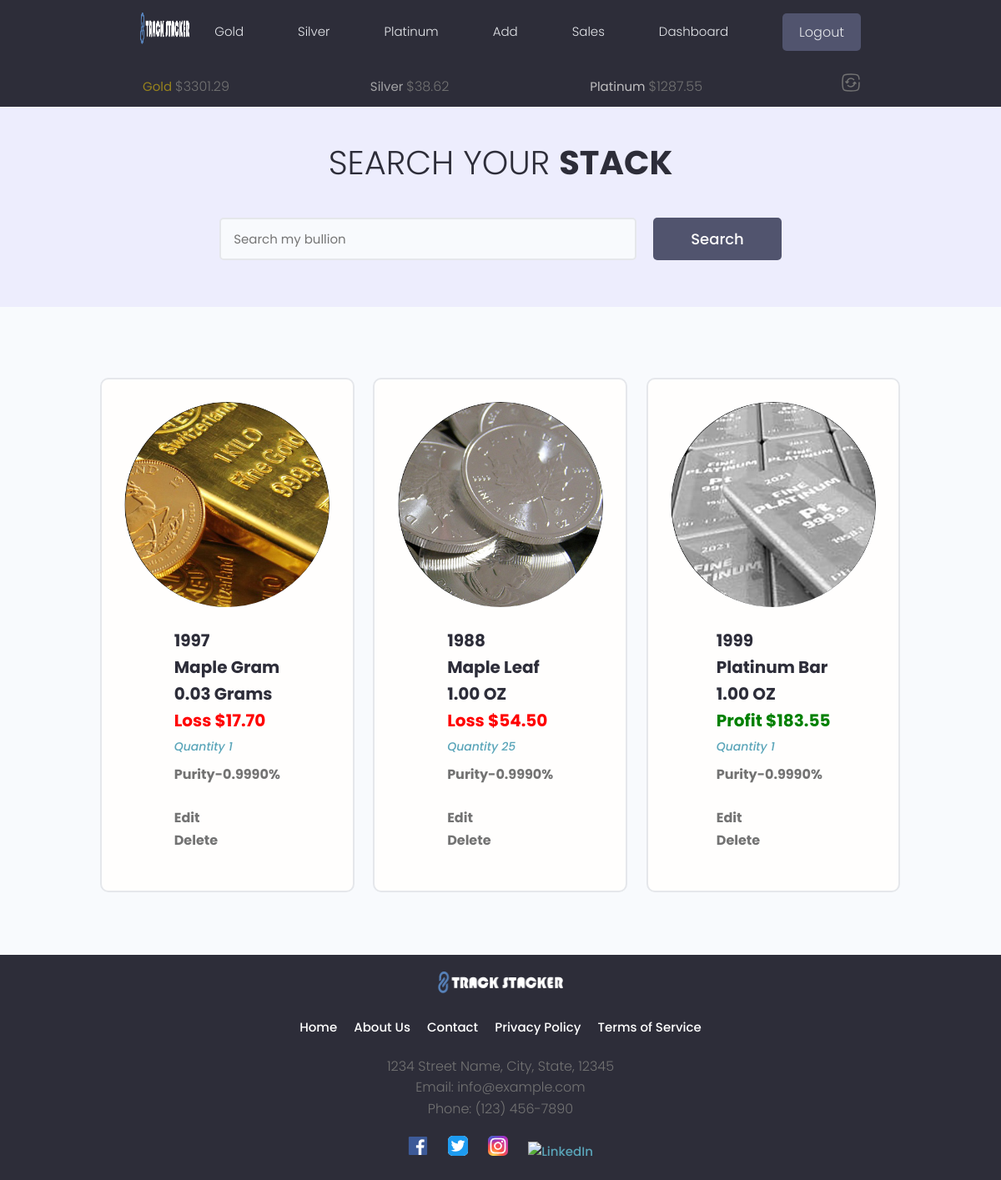
Page /search-stack/ (signed in) on the committed database.
### tracker/models.py (models this page shows, shortened)
class MetalsData(models.Model):
    owner = models.OneToOneField(Profile, on_delete=models.CASCADE)
    timestamp = models.IntegerField(default=0)
    rates = models.JSONField(default=dict)
    currency = models.CharField(max_length=30)
    current_gold_price = models.DecimalField(max_digits=30, decimal_places=2, default=0)
    current_silver_price = models.DecimalField(max_digits=30, decimal_places=2, default=0)
    current_platinum_price = models.DecimalField(max_digits=30, decimal_places=2, default=0)
    class Meta:
        verbose_name_plural = "Metals Data"

class Gold(models.Model):
    METAL_TYPES = (
        ('gold', 'Gold'),
        ('silver', 'Silver'),
        ('platinum', 'Platinum'),
    )
    BAR_ROUND_MISC = (
        ('bar', 'Bar'),
        ('round', 'Round'),
        ('misc', 'Misc'),
    )
    UNIT_CHOICES = [
        ('GRAMS', 'Grams'),
        ('TROY_OUNCES', 'Troy Ounces'),
    ]
    COA_PRESENT = [
        ('yes', 'Yes'),
        ('no', 'No'),
    ]
    owner = models.ForeignKey(Profile, on_delete=models.CASCADE, default=None, null=True, blank=True, unique=False)
    metal_type = models.CharField(max_length=100, choices=METAL_TYPES, default='')
    item_type = models.CharField(max_length=100, choices=BAR_ROUND_MISC, default='round')
    coa_present = models.CharField(max_length=100, choices=COA_PRESENT, default='no')
    item_year =models.PositiveIntegerField(null=True, blank=True, default=None)
    item_name = models.CharField(max_length=100)
    item_about = models.TextField(max_length=500, null=True, blank=True, default="")
    featured_image = models.ImageField(default='images/gold_avatar.jpg', null=True, blank=True)
    purity = models.DecimalField(max_digits=15, decimal_places=4, null=True, blank=True)
    quantity = models.IntegerField()
    weight_troy_oz = models.DecimalField(max_digits=30, decimal_places=4)
    weight_grams = models.DecimalField(max_digits=30, decimal_places=4, default=0.00)
    cost_to_purchase = models.DecimalField(max_digits=20, decimal_places=2)
    spot_at_purchase = models.DecimalField(max_digits=20, decimal_places=2, null=True, blank=True, default=None)
    premium = models.DecimalField(max_digits=20, decimal_places=2, null=True, blank=True, default=0.00)
    shipping_cost = models.DecimalField(max_digits=15, decimal_places=2, null=True, blank=True)
    purchased_from = models.CharField(max_length=100)
    created = models.DateTimeField(auto_now_add=True)
    cost_per_unit = models.DecimalField(max_digits=20, decimal_places=2, null=True, blank=True, default=0.00)
    total_cost_per_unit = models.DecimalField(max_digits=20, decimal_places=2, null=True, blank=True, default=0.00)
    weight_per_unit = models.DecimalField(max_digits=20, decimal_places=4, default=0.00)
    initial_weight_unit = models.CharField(max_length=50, choices=UNIT_CHOICES, default='TROY_OUNCES')
    id = models.UUIDField(default=uuid.uuid4, primary_key=True, editable=False)
    class Meta:
        verbose_name_plural = "Gold"
    def calculate_profit(self, spot_price):
        if self.quantity > 0:
            try:
                melt_value = Decimal(self.weight_troy_oz) * Decimal(spot_price)
                profit = melt_value - (self.total_cost_per_unit * self.quantity)
            except Exception as e:
                print(f'There has been an error {e}')
            return profit
        else:
            profit = 0.00
            return profit

class Silver(models.Model):
    METAL_TYPES = (
        ('gold', 'Gold'),
        ('silver', 'Silver'),
        ('platinum', 'Platinum'),
    )
    BAR_ROUND_MISC = (
        ('bar', 'Bar'),
        ('round', 'Round'),
        ('misc', 'Misc'),
    )
    UNIT_CHOICES = [
        ('GRAMS', 'Grams'),
        ('TROY_OUNCES', 'Troy Ounces'),
    ]
    COA_PRESENT = [
        ('yes', 'Yes'),
        ('no', 'No'),
    ]
    owner = models.ForeignKey(Profile, on_delete=models.CASCADE, default=None, null=True, blank=True, unique=False)
    metal_type = models.CharField(max_length=100, choices=METAL_TYPES, default='')
    item_type = models.CharField(max_length=100, choices=BAR_ROUND_MISC, default='round')
    coa_present = models.CharField(max_length=100, choices=COA_PRESENT, default='no')
    item_year =models.PositiveIntegerField(null=True, blank=True, default=None)
    item_name = models.CharField(max_length=100)
    item_about = models.TextField(max_length=500, null=True, blank=True, default="")
    featured_image = models.ImageField(default='images/silver_avatar.jpg', null=True, blank=True)
    purity = models.DecimalField(max_digits=15, decimal_places=4, null=True, blank=True)
    quantity = models.IntegerField()
    weight_troy_oz = models.DecimalField(max_digits=30, decimal_places=4)
    weight_grams = models.DecimalField(max_digits=30, decimal_places=4, default=0.00)
    cost_to_purchase = models.DecimalField(max_digits=20, decimal_places=2)
    spot_at_purchase = models.DecimalField(max_digits=20, decimal_places=2, null=True, blank=True, default=None)
    premium = models.DecimalField(max_digits=20, decimal_places=2, null=True, blank=True, default=0.00)
    shipping_cost = models.DecimalField(max_digits=15, decimal_places=2, null=True, blank=True)
    purchased_from = models.CharField(max_length=100)
    created = models.DateTimeField(auto_now_add=True)
    cost_per_unit = models.DecimalField(max_digits=20, decimal_places=2, null=True, blank=True, default=0.00)
    total_cost_per_unit = models.DecimalField(max_digits=20, decimal_places=2, null=True, blank=True, default=0.00)
    weight_per_unit = models.DecimalField(max_digits=20, decimal_places=4, default=0.00)
    initial_weight_unit = models.CharField(max_length=50, choices=UNIT_CHOICES, default='TROY_OUNCES')
    id = models.UUIDField(default=uuid.uuid4, primary_key=True, editable=False)
    class Meta:
        verbose_name_plural = "Silver"
    def calculate_profit(self, spot_price):
        if self.quantity > 0:
            try:
                melt_value = Decimal(self.weight_troy_oz) * Decimal(spot_price)
                profit = melt_value - (self.total_cost_per_unit * self.quantity)
            except Exception as e:
                print(f'There has been an error {e}')
            return profit
        else:
            profit = 0.00
            return profit

class Platinum(models.Model):
    METAL_TYPES = (
        ('gold', 'Gold'),
        ('silver', 'Silver'),
        ('platinum', 'Platinum'),
    )
    BAR_ROUND_MISC = (
        ('bar', 'Bar'),
        ('round', 'Round'),
        ('misc', 'Misc'),
    )
    UNIT_CHOICES = [
        ('GRAMS', 'Grams'),
        ('TROY_OUNCES', 'Troy Ounces'),
    ]
    COA_PRESENT = [
        ('yes', 'Yes'),
        ('no', 'No'),
    ]
    owner = models.ForeignKey(Profile, on_delete=models.CASCADE, default=None, null=True, blank=True, unique=False)
    metal_type = models.CharField(max_length=100, choices=METAL_TYPES, default='')
    item_type = models.CharField(max_length=100, choices=BAR_ROUND_MISC, default='round')
    coa_present = models.CharField(max_length=100, choices=COA_PRESENT, default='no')
    item_year =models.PositiveIntegerField(null=True, blank=True, default=None)
    item_name = models.CharField(max_length=100)
    item_about = models.TextField(max_length=500, null=True, blank=True, default="")
    featured_image = models.ImageField(default='images/platinum_avatar.jpg', null=True, blank=True)
    purity = models.DecimalField(max_digits=15, decimal_places=4, null=True, blank=True)
    quantity = models.IntegerField()
    weight_troy_oz = models.DecimalField(max_digits=30, decimal_places=4)
    weight_grams = models.DecimalField(max_digits=30, decimal_places=4, default=0.00)
    cost_to_purchase = models.DecimalField(max_digits=20, decimal_places=2)
    spot_at_purchase = models.DecimalField(max_digits=20, decimal_places=2, null=True, blank=True, default=None)
    premium = models.DecimalField(max_digits=20, decimal_places=2, null=True, blank=True, default=0.00)
    shipping_cost = models.DecimalField(max_digits=15, decimal_places=2, null=True, blank=True)
    purchased_from = models.CharField(max_length=100)
    created = models.DateTimeField(auto_now_add=True)
    cost_per_unit = models.DecimalField(max_digits=20, decimal_places=2, null=True, blank=True, default=None)
    total_cost_per_unit = models.DecimalField(max_digits=20, decimal_places=2, null=True, blank=True, default=None)
    weight_per_unit = models.DecimalField(max_digits=20, decimal_places=4, default=0.00)
    initial_weight_unit = models.CharField(max_length=50, choices=UNIT_CHOICES, default='TROY_OUNCES')
    id = models.UUIDField(default=uuid.uuid4, primary_key=True, editable=False)
    class Meta:
        verbose_name_plural = "Platinum"
    def calculate_profit(self, spot_price):
        if self.quantity > 0:
            try:
                melt_value = Decimal(self.weight_troy_oz) * Decimal(spot_price)
                profit = melt_value - (self.total_cost_per_unit * self.quantity)
            except Exception as e:
                print(f'There has been an error {e}')
            return profit
        else:
            profit = 0.00
            return profit

### tracker/views.py (the view, shortened to what this page needs)
# urls.py: path('search-stack/', views.searchMetal, name='searchMetal'),
@login_required(login_url='login-user')
def searchMetal(request):
        results, search_query = searchMetals(request)
        gold_items = results['gold_items']
        silver_items = results['silver_items']
        platinum_items = results['platinum_items']
        metal_objects = list(gold_items) + list(silver_items) + list(platinum_items)
        custom_range, metal_objects = paginateMetals(request, metal_objects, 6)
        metals_data, created = MetalsData.objects.get_or_create(owner=request.user.profile)
        five_minutes_later = metals_data.timestamp + 300
        unix_time_now = int(time.time())
        if metals_data.current_gold_price == 0:
            metals_data.get_api_data(request.user)
        elif (unix_time_now - five_minutes_later) > 300:
            print('chocolate pancake')
        gold_price = metals_data.current_gold_price
        silver_price = metals_data.current_silver_price
        platinum_price = metals_data.current_platinum_price
        if metal_objects:
            spot_price = None
            for object in metal_objects:
                if object.metal_type == 'gold':
                    spot_price = gold_price
                    object.profit = object.calculate_profit(spot_price)
                elif object.metal_type == 'silver':
                    spot_price = silver_price
                    object.profit = object.calculate_profit(spot_price)
                elif object.metal_type == 'platinum':
                    spot_price = platinum_price
                    object.profit = object.calculate_profit(spot_price)
                else:
                    raise Http404("Somehow you managed to mess up something that shouldn't ever happen, congrats!")
            for object in metal_objects:
                if object.quantity != 0:
                    object.weight = object.weight_troy_oz / object.quantity
                else:
                    object.weight = None  # or handle the zero quantity case appropriately
            context = {'metal_objects': metal_objects,
                    'search_query': search_query,
                    'custom_range': custom_range,
                    'object.profit': object.profit,
                    'object.weight': object.weight,
                    'spot_price': spot_price
                    }
        return render(request, 'tracker/searchreturn.html', context)

### tracker/templates/tracker/searchreturn.html (shortened to what this page needs)
{% extends 'main.html' %}
{% block content %}
{% load static %}
{% load multiply %}
{% load custom_filters %}
<main class="projects">
    <section class="hero-section text-center">
      <div class="container container--narrow">
        <div class="hero-section__box">
          <h2>Search your <span>Stack</span></h2>
        </div>
        <div class="hero-section__search">
          <form class="form" action="#" method="get">
            <div class="form__field">
              <input class="input input--text" id="formInput#search" type="text" name="search_query"
                placeholder="Search my bullion" />
            </div>
            <input class="btn btn--sub btn--lg" type="submit" value="Search" placeholder="{{search_query}}"/>
          </form>
        </div>
      </div>
    </section>
    <section class="projectsList">
      <div class="container">
        <div class="grid grid--three">
          {% for object in metal_objects %}
          <div class="column">
            <div class="card project">
              <a href="{% url 'singleMetal' metal_type=object.metal_type pk=object.pk %}" class="project">
                {% if object.featured_image.url != None %}
                <div class="project__thumbnail metal__thumbnail" style="background-image: url('{{ object.featured_image.url }}')">
                </div>
                {% else %}
                <div class="project__thumbnail metal__thumbnail" style="background-image: url('{% static 'images/default.jpg' %}')">
                </div>
                {% endif %}
                <div class="card__body">
                  <h3 class="project__title">{{object.item_year}}</h3>
                  <h3 class="project__title">{{object.item_name}}</h3>
                  {% if object.initial_weight_unit == 'TROY_OUNCES' %}
                  <h3 class="project__title">{{object.weight|floatformat:2}} OZ</h3>
                  {% else %}
                  <h3 class="project__title">{{object.weight|floatformat:2}} Gram{{object.weight|floatformat:2|pluralize}}</h3>
                  {% endif %}
                  {% if object.profit > 0 %}
                  <h3 class="profit_plus">Profit ${{object.profit|floatformat:2}}</h3>
                  {% elif object.profit == 0 %}
                  <h3 class="profit_neutral">{{object.profit|floatformat:2}}</h3>
                  {% else %}
                  <h3 class="profit_minus">Loss ${{object.profit|absolute|floatformat:2}}</h3>
                  {% endif %}
                  <p><a class="project__author" href="{% url 'singleMetal' metal_type=object.metal_type pk=object.pk %}">Quantity {{object.quantity}}</a></p>
                  <p class="project--rating">
                    <span style="font-weight: bold;">Purity-{{object.purity}}%</span>
                  </p>
                  <p class="project--rating">
                    <a href="{% url 'editPage' metal_type=object.metal_type pk=object.pk %}"><span style="font-weight: bold;">Edit</span></a><br>
                    <a href="{% url 'deletePage' metal_type=object.metal_type pk=object.pk %}"><span style="font-weight: bold;">Delete</span></a>
                  </p>
                </div>
              </a>
            </div>
          </div>
          {% endfor %}
        </div>
      </div>
    </section>
  </main>
{% endblock content %}

### templates/sub_header.html (shortened to what this page needs)
{% load static %}
<div id="sticky-bar">
  <header class="subheader">
    <div class="container container--narrow">
      <nav class="subheader__nav">
        <ul>
          <li class="subheader__menuItem" id="goldspot">Gold&nbsp;<span>${{gold_price}}</span></li>
          <li class="subheader__menuItem" id="silverspot">Silver&nbsp;<span>${{silver_price}}</span></li>
          <li class="subheader__menuItem" id="platinumspot">Platinum&nbsp;<span>${{platinum_price}}</span></li>
          <li class="subheader__menuItem"><a><span class="solar--refresh-square-broken" id="update-metals-data-button"></span></a></li>
        </ul>
      </nav>
    </div>
  </header>
</div>

### rows in the picture
MetalsData: current_gold_price "3301.29", current_silver_price "38.62", current_platinum_price "1287.55"
Gold: featured_image (picture), item_year "1997", item_name "Maple Gram", weight "0.03", profit|absolute "17.70", quantity "1", purity "0.9990"
Silver: featured_image (picture), item_year "1988", item_name "Maple Leaf", weight "1.00", profit|absolute "54.50", quantity "25", purity "0.9990"
Platinum: featured_image (picture), item_year "1999", item_name "Platinum Bar", weight "1.00", profit "183.55", quantity "1", purity "0.9990"
